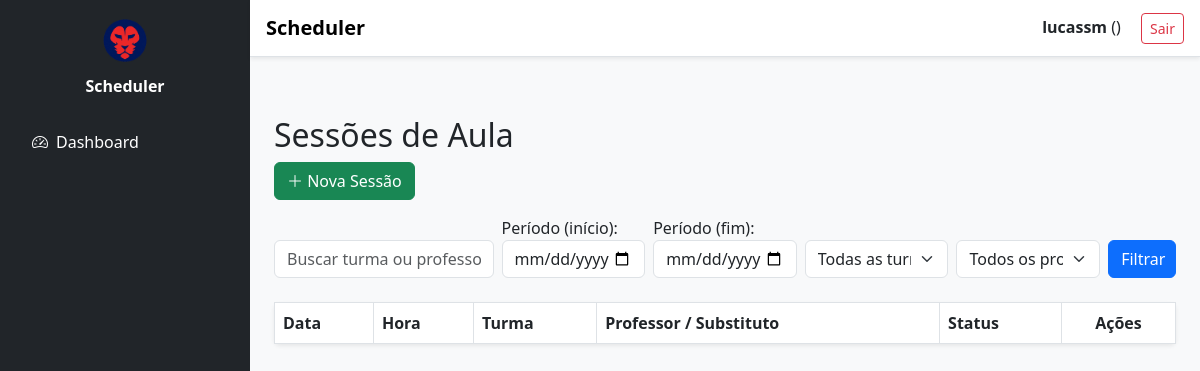
The page /sessions/ (signed in) on the database as committed earlier.
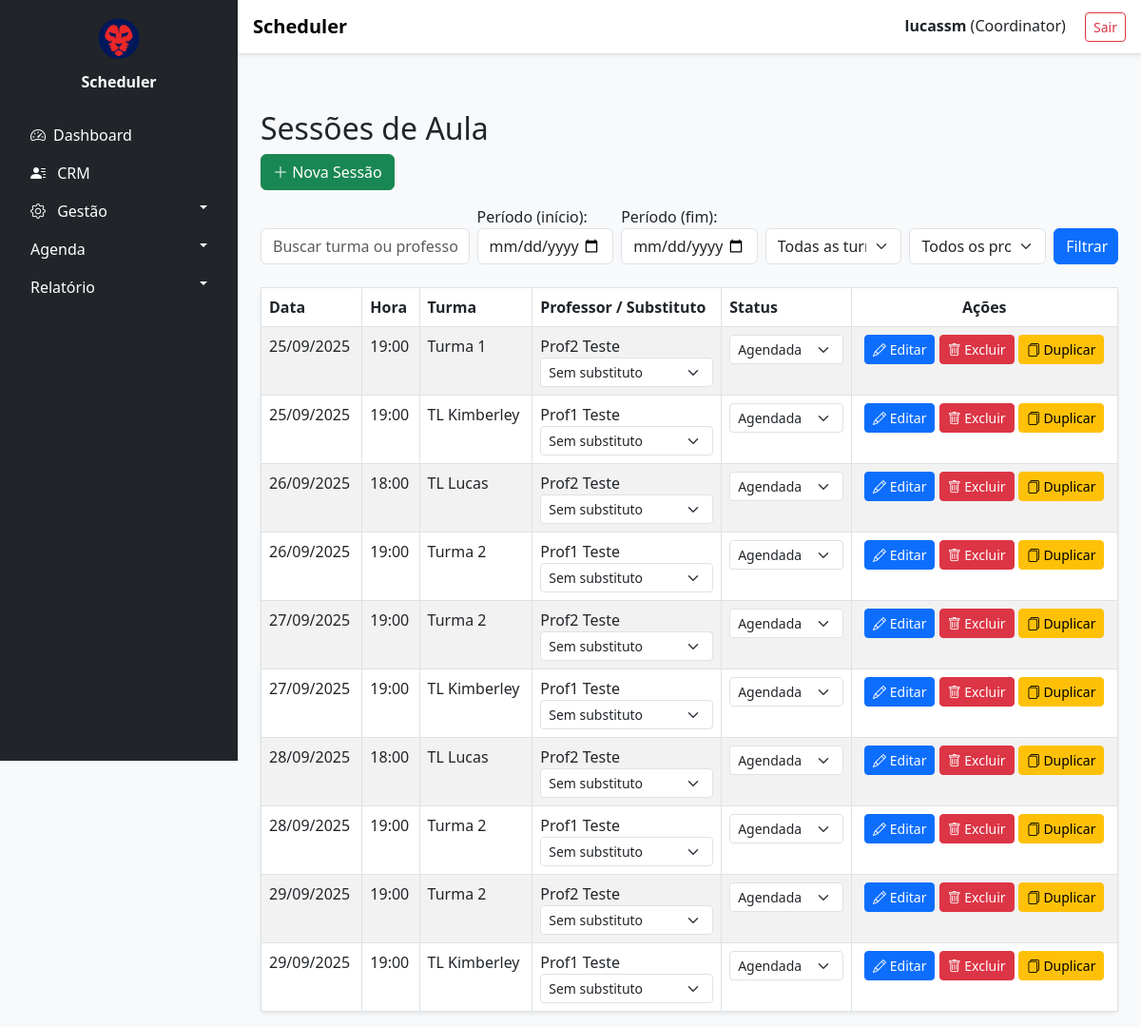
The same page on the database as committed later.
### accounts/models.py (models this page shows, shortened)
class User(AbstractUser):
    ROLE_CHOICES = [
        ('COORDINATOR', 'Coordinator'),
        ('TEACHER', 'Teacher'),
        ('STUDENT', 'Student'),
    ]
    role = models.CharField(max_length=20, choices=ROLE_CHOICES)

### core/models.py (models this page shows, shortened)
class ClassSession(models.Model):
    classroom = models.ForeignKey(ClassRoom, on_delete=models.CASCADE)
    date = models.DateField()
    time = models.TimeField()
    teacher = models.ForeignKey(User, related_name='teacher_sessions', on_delete=models.SET_NULL, null=True, blank=True, limit_choices_to={'role': 'TEACHER'})
    substitute_teacher = models.ForeignKey(User, related_name='substitute_sessions', on_delete=models.SET_NULL, null=True, blank=True, limit_choices_to={'role': 'TEACHER'})
    STATUS_CHOICES = [
        ('SCHEDULED', 'Agendada'),
        ('COMPLETED', 'Concluída'),
        ('CANCELLED', 'Cancelada'),
    ]
    status = models.CharField(max_length=20, choices=STATUS_CHOICES, default='SCHEDULED')

class ClassRoom(models.Model):
    name = models.CharField(max_length=100)
    schedule = models.TimeField()
    book_level = models.CharField(max_length=50)

### core/views.py (the view)
# urls.py: path('sessions/', views.sessions, name='sessions'),
@login_required
def sessions(request):
    query = request.GET.get('q', '')
    status_filter = request.GET.get('status', '')
    start_date = request.GET.get('start_date', '')
    end_date = request.GET.get('end_date', '')
    classroom_filter = request.GET.get('classroom', '')
    teacher_filter = request.GET.get('teacher', '')
    user = request.user
    if user.role == 'TEACHER':
        sessions = ClassSession.objects.filter(classroom__in=ClassRoom.objects.filter(classsession__teacher=user))
    elif user.role == 'COORDINATOR':
        sessions = ClassSession.objects.all()
    else:
        sessions = ClassSession.objects.none()
    sessions = sessions.order_by('date', 'time')
    if query:
        sessions = sessions.filter(
            classroom__name__icontains=query
        ) | sessions.filter(
            teacher__first_name__icontains=query
        )
    if status_filter in ['SCHEDULED', 'COMPLETED', 'CANCELLED']:
        sessions = sessions.filter(status=status_filter)
    if start_date:
        sessions = sessions.filter(date__gte=start_date)
    if end_date:
        sessions = sessions.filter(date__lte=end_date)
    if classroom_filter:
        sessions = sessions.filter(classroom__id=classroom_filter)
    if teacher_filter:
        sessions = sessions.filter(teacher__id=teacher_filter)
    paginator = Paginator(sessions, 10)
    page_number = request.GET.get('page')
    page_obj = paginator.get_page(page_number)
    session_forms = {session.id: ClassSessionForm(instance=session) for session in page_obj}
    classrooms = ClassRoom.objects.all()
    teachers = User.objects.filter(role='TEACHER')
    return render(request, 'core/sessions.html', {
        'sessions': page_obj,
        'session_forms': session_forms,  # Adicionado para o modal
        'query': query,
        'status_filter': status_filter,
        'start_date': start_date,
        'end_date': end_date,
        'classroom_filter': classroom_filter,
        'teacher_filter': teacher_filter,
        'classrooms': classrooms,
        'teachers': teachers
    })

### core/templates/core/sessions.html (shortened to what this page needs)
{% extends 'base.html' %}
{% load static %}
{% block content %}
<h2>Sessões de Aula</h2>
<button class="btn btn-success mb-3 open-modal"
        data-url="{% url 'create_session' %}"
        data-row-id="">
    <i class="bi bi-plus-lg"></i> Nova Sessão
</button>
<form method="get" class="mb-4 row g-2 align-items-end">
    <div class="col-md-3">
        <input type="text" name="q" class="form-control" placeholder="Buscar turma ou professor..." value="{{ query }}">
    </div>
    <div class="col-md-2">
        <label>Período (início):</label>
        <input type="date" name="start_date" class="form-control" value="{{ start_date }}">
    </div>
    <div class="col-md-2">
        <label>Período (fim):</label>
        <input type="date" name="end_date" class="form-control" value="{{ end_date }}">
    </div>
    <div class="col-md-2">
        <select name="classroom" class="form-select">
            <option value="">Todas as turmas</option>
        </select>
    </div>
    <div class="col-md-2">
        <select name="teacher" class="form-select">
            <option value="">Todos os professores</option>
        </select>
    </div>
    <div class="col-md-1">
        <button type="submit" class="btn btn-primary w-100">Filtrar</button>
    </div>
</form>
<table class="table table-striped table-hover table-bordered rounded shadow-sm">
    <thead>
        <tr>
            <th>Data</th>
            <th>Hora</th>
            <th>Turma</th>
            <th>Professor / Substituto</th>
            <th>Status</th>
            <th class="text-center">Ações</th>
        </tr>
    </thead>
    <tbody>
        {% for session in sessions %}
            {% include 'core/partials/session_table_row.html' with session=session teachers=teachers %}
        {% endfor %}
    </tbody>
</table>
{% endblock %}

### templates/base.html (shortened to what this page needs)
{% load static %}
<!DOCTYPE html>
<html lang="pt-br">
<head>
  <link href="https://cdn.jsdelivr.net/npm/bootstrap-icons@1.10.5/font/bootstrap-icons.css" rel="stylesheet">
  <link href="https://cdn.jsdelivr.net/npm/bootstrap@5.3.0/dist/css/bootstrap.min.css" rel="stylesheet">
</head>
<body class="bg-light">
{% if user.is_authenticated %}
<div class="sidebar d-none d-lg-block text-white">
  <div class="text-center mb-4">
    <img src="{% static 'core/logo.png' %}" alt="Logo" style="width: 50px;">
    <div class="fw-bold mt-2">Scheduler</div>
  </div>
  <ul class="nav flex-column">
    <li><a class="nav-link" href="{% url 'dashboard' %}"><i class="bi bi-speedometer2 me-2"></i>Dashboard</a></li>
    {% if user.role == "COORDINATOR" %}
    <li><a class="nav-link" href="{% url 'lead_list' %}"><i class="bi bi-person-lines-fill me-2"></i> CRM</a></li>
    <li class="nav-item">
      <a class="nav-link text-white dropdown-toggle {% if request.path|slice:"1:9" == 'teachers' or request.path|slice:"1:9" == 'students' or request.path|slice:"1:10" == 'classrooms' %}show{% endif %}"
        data-bs-toggle="collapse"
        href="#gestaoSubmenu"
        role="button"
        aria-expanded="{% if request.path|slice:"1:9" == 'teachers' or request.path|slice:"1:9" == 'students' or request.path|slice:"1:10" == 'classrooms' %}true{% else %}false{% endif %}"
        aria-controls="gestaoSubmenu">
        <i class="bi bi-gear me-2"></i> Gestão
      </a>
    </li>
    <li class="nav-item">
      <a class="nav-link dropdown-toggle" data-bs-toggle="collapse" href="#agendaMenu" role="button">Agenda</a>
    </li>
    <li class="nav-item">
      <a class="nav-link dropdown-toggle" data-bs-toggle="collapse" href="#relatorioMenu" role="button">Relatório</a>
    </li>
    {% elif user.role == "TEACHER" %}
      <li><a class="nav-link" href="{% url 'teacher_schedule_detail' teacher_id=user.id %}">Minha Agenda</a></li>
    {% endif %}
  </ul>
</div>
{% endif %}
<nav class="navbar navbar-expand-lg navbar-light bg-white border-bottom shadow-sm fixed-top" style="left: 250px;">
  <div class="container-fluid px-3">
    <a class="navbar-brand fw-bold" href="#">Scheduler</a>
    {% if user.is_authenticated %}
    <div class="ms-auto">
      <span><strong>{{ user.get_full_name|default:user.username }}</strong> ({{ user.role|title }})</span>
      <form action="{% url 'logout' %}" method="post" class="d-inline ms-3">
        <button class="btn btn-outline-danger btn-sm">Sair</button>
      </form>
    </div>
    {% endif %}
  </div>
</nav>
<main class="pt-5 mt-5 px-4">
  {% block content %}{% endblock %}
</main>
<div class="position-fixed bottom-0 end-0 p-3" style="z-index: 9999">
</div>
</body>
</html>

### core/templates/core/partials/session_table_row.html (shortened to what this page needs)
<tr id="row-{{ session.id }}">
    <td>{{ session.date|date:"d/m/Y" }}</td>
    <td>{{ session.time|time:"H:i" }}</td>
    <td>{{ session.classroom.name }}</td>
    <td>
        <div>{{ session.teacher.get_full_name }}</div>
        <div>
            <select class="form-select form-select-sm substitute-dropdown" data-session-id="{{ session.id }}">
                <option value="">Sem substituto</option>
            </select>
        </div>
    </td>
    <td>
        <select class="form-select form-select-sm status-dropdown" data-session-id="{{ session.id }}">
            <option value="SCHEDULED" {% if session.status == 'SCHEDULED' %}selected{% endif %}>Agendada</option>
        </select>
    </td>
    <td class="text-center">
        <button class="btn btn-sm btn-primary open-modal"
                data-url="{% url 'edit_session' session.id %}"
                data-row-id="{{ session.id }}">
            <i class="bi bi-pencil"></i> Editar
        </button>
        <button class="btn btn-sm btn-danger delete-btn"
                data-url="{% url 'delete_session' session.id %}"
                data-row-id="{{ session.id }}">
            <i class="bi bi-trash"></i> Excluir
        </button>
        <button class="btn btn-sm btn-warning duplicate-btn"
                data-session-id="{{ session.id }}">
            <i class="bi bi-files"></i> Duplicar
        </button>
    </td>
</tr>

Rows that differ between the two databases and show on the page:
changed User "lucassm": role (not shown) → "Coordinator"
added ClassSession: date "25/09/2025", time "19:00", classroom.name "Turma 1", teacher.get_full_name "Prof2 Teste", status+id "Agendada"
added ClassSession: date "25/09/2025", time "19:00", classroom.name "TL Kimberley", teacher.get_full_name "Prof1 Teste", status+id "Agendada"
added ClassSession: date "26/09/2025", time "18:00", classroom.name "TL Lucas", teacher.get_full_name "Prof2 Teste", status+id "Agendada"
added ClassSession: date "26/09/2025", time "19:00", classroom.name "Turma 2", teacher.get_full_name "Prof1 Teste", status+id "Agendada"
added ClassSession: date "27/09/2025", time "19:00", classroom.name "Turma 2", teacher.get_full_name "Prof2 Teste", status+id "Agendada"
added ClassSession: date "27/09/2025", time "19:00", classroom.name "TL Kimberley", teacher.get_full_name "Prof1 Teste", status+id "Agendada"
added ClassSession: date "28/09/2025", time "18:00", classroom.name "TL Lucas", teacher.get_full_name "Prof2 Teste", status+id "Agendada"
added ClassSession: date "28/09/2025", time "19:00", classroom.name "Turma 2", teacher.get_full_name "Prof1 Teste", status+id "Agendada"
added ClassSession: date "29/09/2025", time "19:00", classroom.name "Turma 2", teacher.get_full_name "Prof2 Teste", status+id "Agendada"
added ClassSession: date "29/09/2025", time "19:00", classroom.name "TL Kimberley", teacher.get_full_name "Prof1 Teste", status+id "Agendada"
Other text that changed with them:
text now shown: "CRM Gestão Agenda Relatório"
